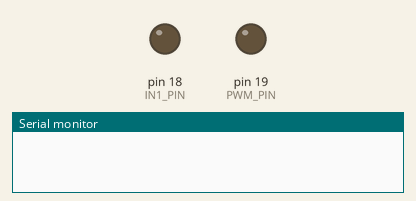
Simulated run of this sketch. Board: Arduino Uno, built with avr-gcc and run on an emulated ATmega328P. On the bench: output pins drawn as LEDs (lit = HIGH), the last lines printed to the serial monitor.

Above: at 0.1 s.
At 1.1 s:
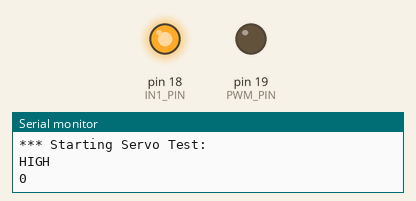
At 27.1 s:
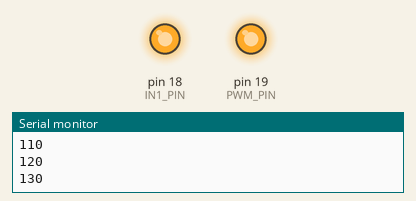
Timing chart, 0 to 80.5 s (numbered marks = the images above):
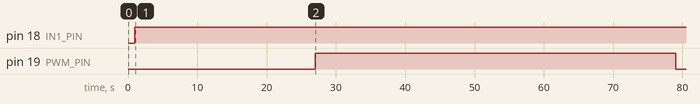

Measured:
- by itself, pin 18 (IN1_PIN): LOW → HIGH at 1.0 s
- by itself, pin 19 (PWM_PIN): LOW → HIGH at 27.0 s, → LOW 52.0 s later

The sketch:

servo_test.ino
```cpp
// Goal: read value from pot, print value, use value to set PWM to Servo

const int POT_PIN = 4;
const int IN1_PIN = 18;
const int PWM_PIN = 19;

int potValue = 0;
float converted;

void setup() {
  Serial.begin(115200);
  delay(1000);
  pinMode(POT_PIN, INPUT);
  pinMode(IN1_PIN, OUTPUT);
  pinMode(PWM_PIN, OUTPUT);
  Serial.println("**********************************");
  Serial.println("**********************************");
  Serial.println("*** Starting Servo Test:");
}

void loop() {
  // put your main code here, to run repeatedly:
/*  potValue = analogRead(POT_PIN);
  Serial.println(potValue);
  // need to convert 0-4096 to 0-255
  converted = ((float)potValue)*(0.06227106227);

  Serial.print((int)converted);
  Serial.println(" is (int)converted");
   analogWrite(IN1_PIN, (int)converted);
*/
 Serial.println("HIGH");

 for(int i=0; i<255; i+=10) {
     digitalWrite(IN1_PIN, HIGH);
     analogWrite(PWM_PIN, i);
     Serial.println(i);
     delay(2000);
  }

  for(int i=254; i>=0; i-=10) {
     digitalWrite(IN1_PIN, HIGH);
     analogWrite(PWM_PIN, i);
     Serial.println(i);
     delay(2000);
  }

}
```
